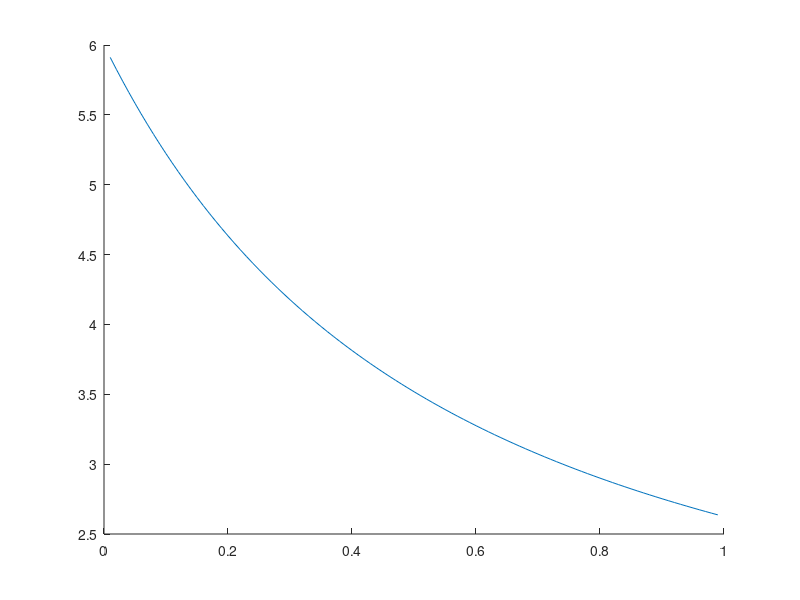

The MATLAB source for this figure:
%without front end
clc
clear
addpath(genpath('C:\Google Drive\Prelim-Defense\defense_tom\simulation'));

times= [];

minr = 0.01;
maxr = 0.99;

for sigma = minr:0.01:maxr
    
    A = [1 2 2 1
        1 -(sigma+1) 0 0
        1 -sigma -(sigma+1) 0
        1 -sigma -sigma -(sigma+1)];
    
    B = [1
        0
        0
        0];
    
    X = A\B;
    
    times = [times;1/X(1)];
    
end
X = minr:0.01:maxr;
Y = times';
hold on
plot(X,Y);
